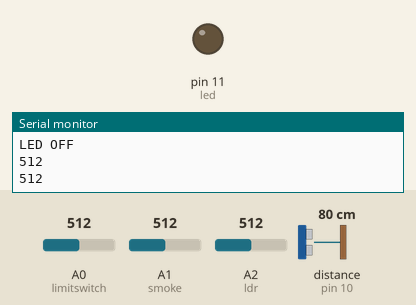
Recording of a sketch running on a simulated Arduino Uno, built with avr-gcc and run on an emulated ATmega328P. Shown: output pins drawn as LEDs (lit = HIGH), the last lines printed to the serial monitor. The test bench sets the inputs (shaded band); at power-on: A0 (limitswitch) = 512, A1 (smoke) = 512, A2 (ldr) = 512, distance to the obstacle (sensor on pin 10) 80 cm. The echo pulse lasts 58.3 µs per cm.

Above: at 1.3 s.
1.4 s: A0 (limitswitch) set to 105
3.0 s: A0 (limitswitch) set to 90
At 4.5 s:
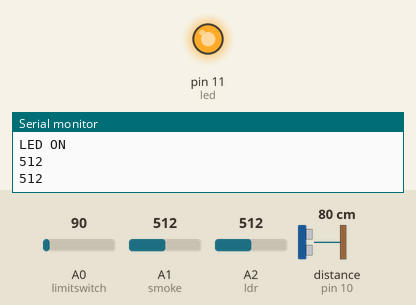
5.1 s: A0 (limitswitch) set to 110
At 6.8 s:
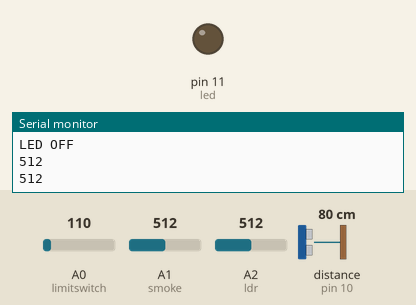
7.4 s: A0 (limitswitch) set to 30
At 9.0 s:
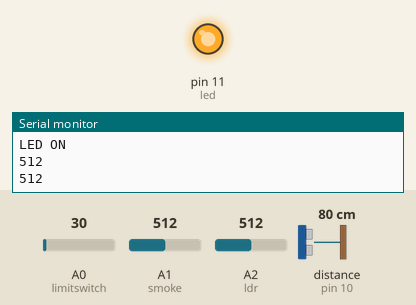
Timing chart, 0 to 10.5 s (numbered marks = the images above; inputs shaded):
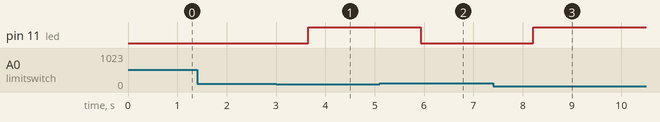

Measured:
- the behaviour switches between 100 and 99 on A0 (limitswitch) (found by bisection; images 0 and 1)
- after the input at 3.0 s, pin 11 (led): LOW → HIGH after 0.65 s
- after the input at 5.1 s, pin 11 (led): HIGH → LOW after 0.83 s
- after the input at 7.4 s, pin 11 (led): LOW → HIGH after 0.81 s

The sketch:

ultrasonic.ino
```cpp
#include <NewPing.h>

#define TRIGGER_PIN  9
#define ECHO_PIN     10
#define MAX_DISTANCE 200
#define led 11
#define limitswitch A0
#define smoke A1
#define ldr A2

NewPing sonar(TRIGGER_PIN, ECHO_PIN, MAX_DISTANCE);

int count=0;
void setup() {
  pinMode(led, OUTPUT);
  pinMode(limitswitch, INPUT_PULLUP);
  pinMode(ldr, INPUT_PULLUP);
  Serial.begin(9600);
}

void loop() {
  delay(50);
  int limitswitchValue = analogRead(limitswitch);
  int ldrValue = analogRead(ldr);
  Serial.println(ldrValue);
  delay(200);
  int smokeValue = analogRead(smoke);
    Serial.println(smokeValue);
    delay(200);

  unsigned int distance = sonar.ping_cm();
  if(limitswitchValue<100 || smokeValue>1000){


  Serial.print("Distance: ");
  Serial.print(distance);
  Serial.println("cm");
  if(distance<20){
     count++;
      Serial.print("count: ");
      Serial.println(count);
      digitalWrite(led, HIGH);
      Serial.println("LED ON");
    }
    else if(ldrValue>20){
      count--;
      Serial.print("count: ");
      Serial.println(count);
       digitalWrite(led, HIGH);
      Serial.println("LED ON");
    }
    else {
      digitalWrite(led, LOW);
      Serial.println("LED OFF");
    }
  }
  else{
    digitalWrite(led, LOW);  // Turn LED OFF
      Serial.println("LED OFF");
  }
}
```
